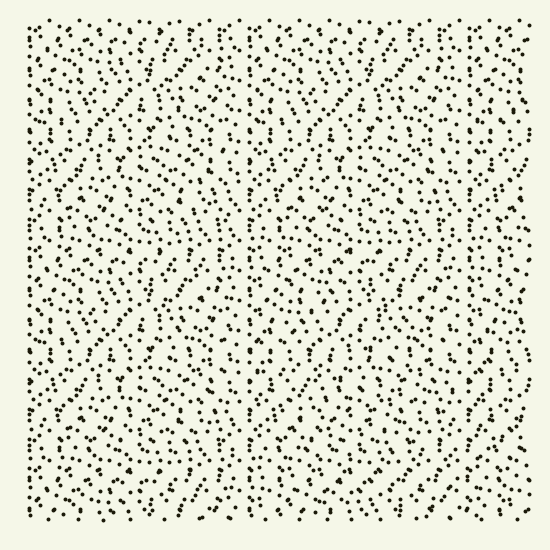
Frame 1 (no input)
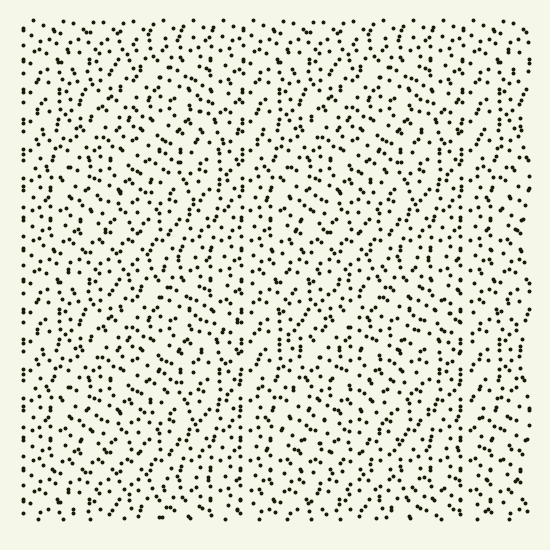
Frame 60 (the mouse pressed at the canvas centre just before this capture)
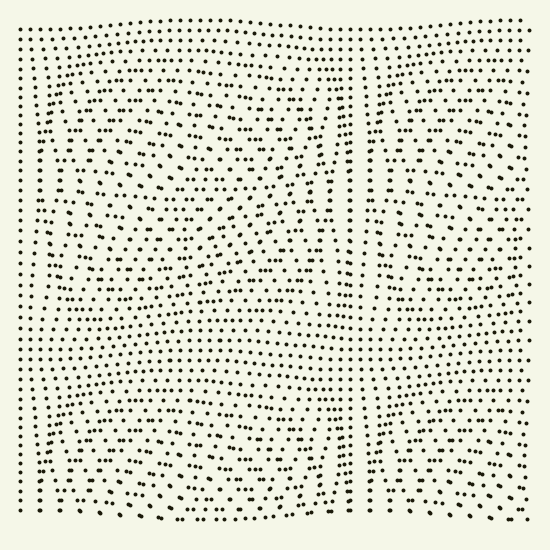
Frame 120 (the mouse held since frame 60 and released just before this capture)

The Processing sketch that drew these frames (run headless with seeded random() and noise(); from frame 60 on, the mouse is pressed at the canvas centre):

// Processing sketch: processing_110998
// ── processing_110998.pde

float xOffset = 25;
float yOffset = 25;

float xScale = 10;
float yScale = 10;

float xCount;
float yCount;

int pointColor = color(27, 25, 9);

void setup() {
  size (550, 550);
  stroke(pointColor);
  strokeWeight(4);
  xCount = (width-xOffset*2)/xScale;
  yCount = (height-yOffset*2)/yScale;
}

void draw() {
  background(color(245,247,232));

  for (int y=0; y<yCount; y++) {
    for (int x=0; x<=xCount; x++) {
      float xWaveScale = map (mouseX, 0, width, 0.5, 10.0);
      float yWaveScale = map (mouseY, 0, height, 0.5, 10.0);
      float xShift = sin((y*x+frameCount/2.0)/xWaveScale)*xScale/2;
      float yShift = sin((y+x+frameCount/3.0)/yWaveScale)*yScale/2;
      point (xOffset+x*xScale+xShift, yOffset+y*yScale+yShift);
    }
  }
}
